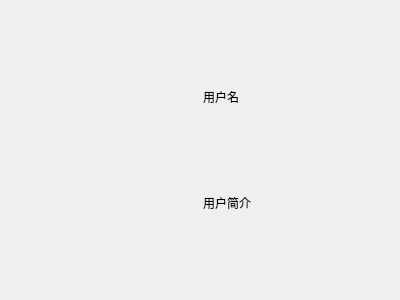
<?xml version="1.0" encoding="UTF-8"?>
<ui version="4.0">
 <class>UserItem</class>
 <widget class="QWidget" name="UserItem">
  <property name="geometry">
   <rect>
    <x>0</x>
    <y>0</y>
    <width>400</width>
    <height>300</height>
   </rect>
  </property>
  <property name="windowTitle">
   <string>Form</string>
  </property>
  <property name="styleSheet">
   <string notr="true"/>
  </property>
  <layout class="QGridLayout" name="gridLayout">
   <item row="0" column="0">
    <layout class="QHBoxLayout" name="horizontalLayout">
     <item>
      <widget class="QLabel" name="user_picture_label">
       <property name="maximumSize">
        <size>
         <width>200</width>
         <height>200</height>
        </size>
       </property>
       <property name="text">
        <string/>
       </property>
       <property name="pixmap">
        <pixmap resource="pictures.qrc">:/pictures/userImage.png</pixmap>
       </property>
       <property name="scaledContents">
        <bool>true</bool>
       </property>
      </widget>
     </item>
     <item>
      <layout class="QVBoxLayout" name="verticalLayout">
       <item>
        <widget class="QLabel" name="user_name_label">
         <property name="maximumSize">
          <size>
           <width>16777215</width>
           <height>100</height>
          </size>
         </property>
         <property name="text">
          <string>用户名</string>
         </property>
        </widget>
       </item>
       <item>
        <widget class="QLabel" name="user_profile_label">
         <property name="maximumSize">
          <size>
           <width>16777215</width>
           <height>100</height>
          </size>
         </property>
         <property name="text">
          <string>用户简介</string>
         </property>
        </widget>
       </item>
      </layout>
     </item>
    </layout>
   </item>
  </layout>
 </widget>
 <resources>
  <include location="pictures.qrc"/>
 </resources>
 <connections/>
</ui>
